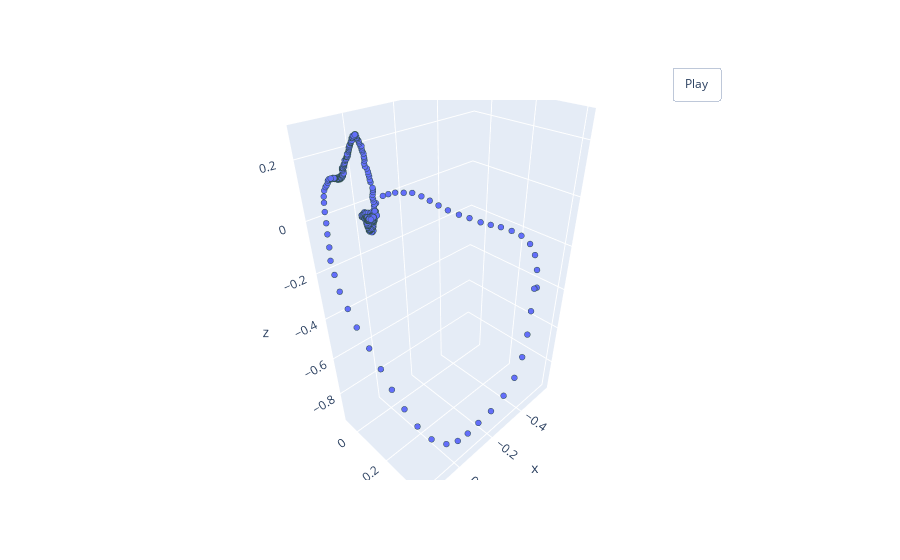

The code cell stored with this chart in its notebook:
### Code cell
classes = {'normal' : 0, 'pathology': 1}
inv_classes = {0 : 'normal', 1 : 'pathology'}
print('Train dataset size: ', len(train_ds))
print('Valid dataset size: ', len(valid_ds))
print('Number of classes: ', len(train_ds.classes))

print('\nПример первого элемент тренировочного датасета:')
print('Sample pointcloud shape: ', train_ds[0]['pointcloud'].size())
print('Class: ', inv_classes[train_ds[0]['category']])
pcshow(*train_ds[0]['pointcloud'].T)

### Figure 1 — Plotly figure (JSON) as saved in the notebook; plotly's stock layout.template omitted (floating-point values rounded to 4 significant figures; data arrays with more than 128 entries replaced by an {"elided": "..."} marker saying what was removed)
{"data": [{"marker": {"line": {"color": "DarkSlateGrey", "width": 2}, "size": 2}, "mode": "markers", "type": "scatter3d", "x": {"elided": "512 float values"}, "y": {"elided": "512 float values"}, "z": {"elided": "512 float values"}}], "layout": {"updatemenus": [{"buttons": [{"args": [null, {"frame": {"duration": 50, "redraw": true}, "fromcurrent": true, "mode": "immediate", "transition": {"duration": 0}}], "label": "Play", "method": "animate"}], "pad": {"r": 10, "t": 45}, "showactive": false, "type": "buttons", "x": 0.8, "xanchor": "left", "y": 1, "yanchor": "bottom"}]}}
